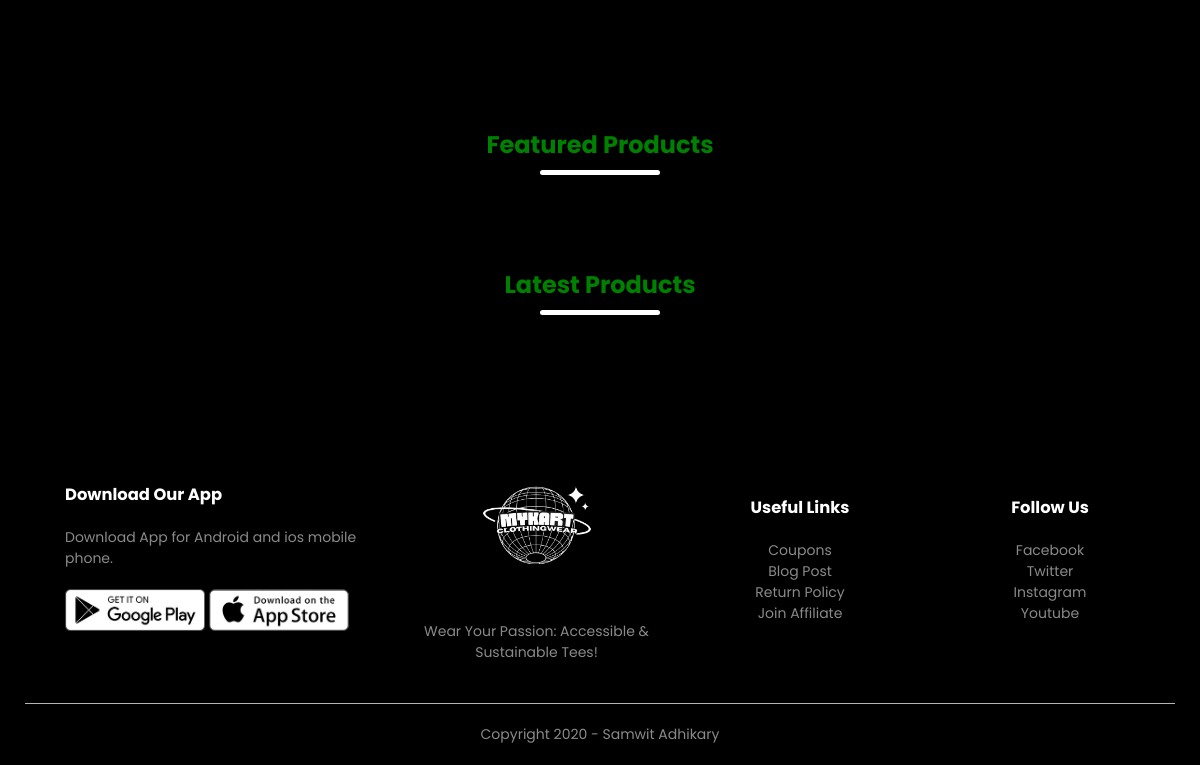
The app's page / (lower part), older data.
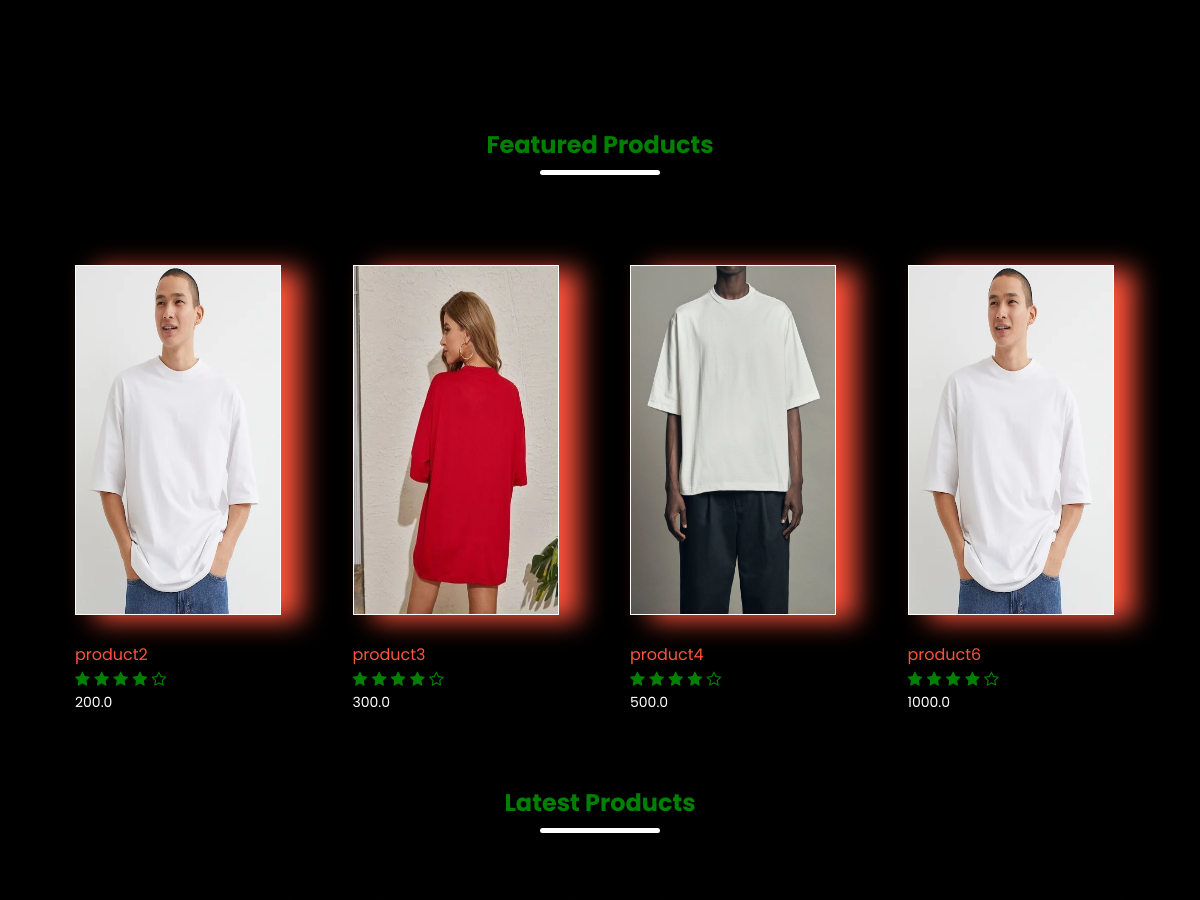
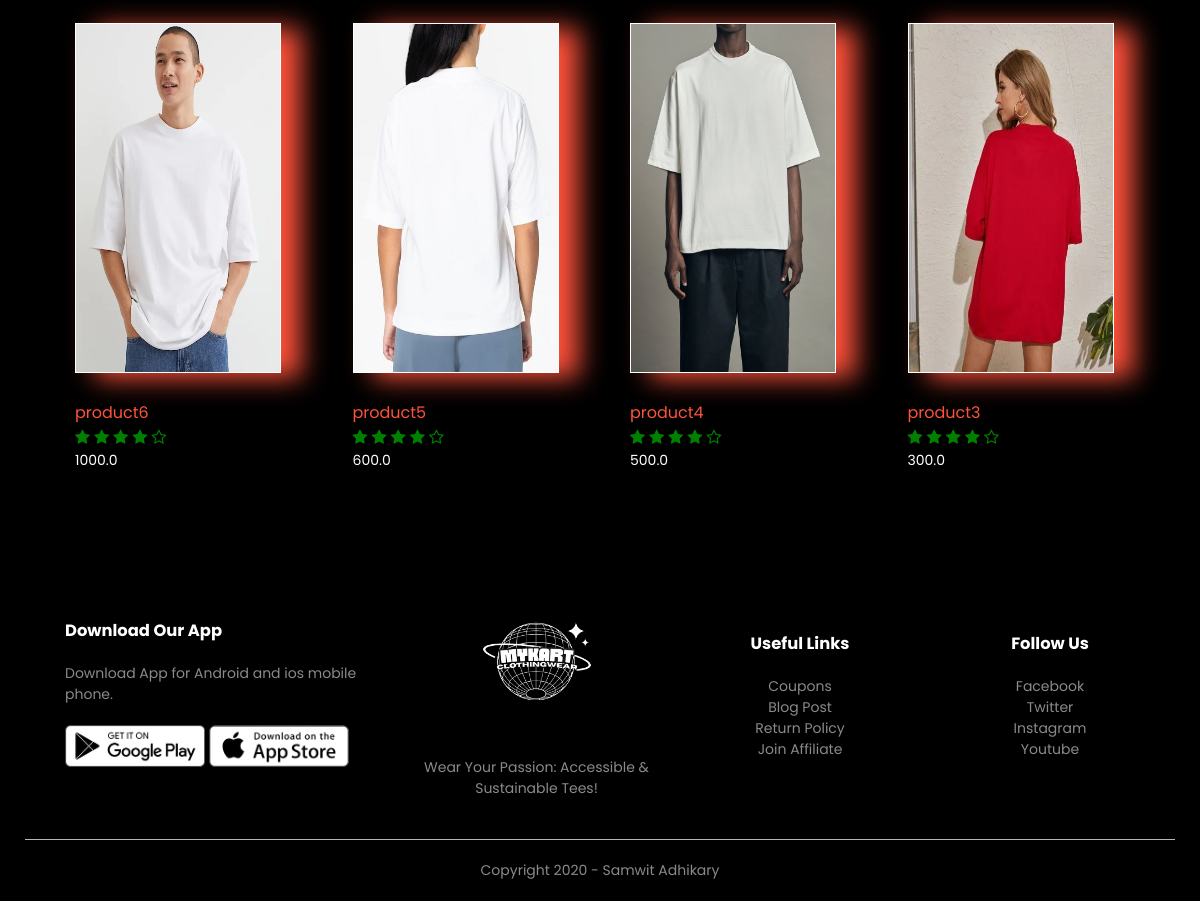
The same page, newer data (2 pictures, top to bottom).
### products/models.py (models this page shows, shortened)
class Product(models.Model):
    LIVE=1
    DELETE=0
    DELETE_CHOICES=((LIVE,'Live'),(DELETE,'Delete'))
    title=models.CharField(max_length=200)
    price=models.FloatField()
    description=models.TextField()
    image=models.ImageField(upload_to='media')
    priority=models.IntegerField(default=0)
    delete_status=models.IntegerField(choices=DELETE_CHOICES,default=LIVE)
    created_at=models.DateTimeField(auto_now_add=True)
    updated_at=models.DateTimeField(auto_now=True)

### products/views.py (the view)
# urls.py: path('',views.index,name='home'),
def index(request):
    featured_products=Product.objects.order_by('priority')[:4]
    latest_products=Product.objects.order_by('-pk')[:4]
    context={
        'featured_products':featured_products,
        'latest_products':latest_products
    }
    return render(request,'index.html',context)

### templates/index.html (shortened to what this page needs)
{% extends 'blank_layout.html' %}
{% block content %}
    {% include 'home_page_content.html' %}
{% endblock content %}

### templates/home_page_content.html (shortened to what this page needs)
{% load static %}
<div class="categories">
    <div class="small-container">
        <div class="scrolling-images">
            <div class="col-3">
            </div>
            <div class="col-3">
            </div>
            <div class="col-3">
            </div>
        </div>
    </div>
</div>
<div class="small-container">
    <h2 class="title">Featured Products</h2>
    <div class="row">
        {% for product in featured_products  %}
        <div class="col-4">
            <a href="{% url 'product_details' product.id %}">   <img src=" {{ product.image.url }}"> </a>
            <h4>{{ product.title }}</h4>
            <div class="rating">
                <i class="fa fa-star"></i>
                <i class="fa fa-star"></i>
                <i class="fa fa-star"></i>
                <i class="fa fa-star"></i>
                <i class="fa fa-star-o"></i>
            </div>
            <p>{{ product.price }}</p>
        </div>
        {% endfor %}
    </div>
    <h2 class="title">Latest Products</h2>
    <div class="row">
        {% for product in latest_products  %}
        <div class="col-4">
            <a href="{% url 'product_details' product.id %}">   <img src=" {{ product.image.url }}"> </a>
            <h4>{{ product.title }}</h4>
            <div class="rating">
                <i class="fa fa-star"></i>
                <i class="fa fa-star"></i>
                <i class="fa fa-star"></i>
                <i class="fa fa-star"></i>
                <i class="fa fa-star-o"></i>
            </div>
            <p>{{ product.price }}</p>
        </div>
        {% endfor %}
    </div>
</div>

Row changes from the older to the newer data that the page shows:
added Product: image (picture), title "product2", price "200.0", shown under "Featured Products"
added Product: image (picture), title "product3", price "300.0"
added Product: image (picture), title "product4", price "500.0"
added Product: image (picture), title "product6", price "1000.0"
added Product: image (picture), title "product5", price "600.0", shown under "Latest Products"
